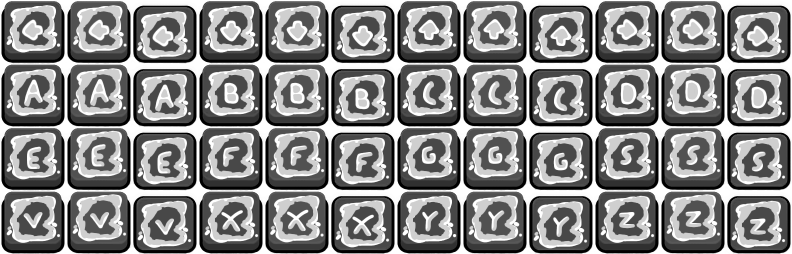
#> input picture assets/shared/images/mobile/virtualpad.png, 1584 x 508 px (shown at 1/2 size); its folder holds only this picture in this run
$ python optimize_sprites.py
#> lines starting #> are read from the running program, lines starting #| are printed output that depends on the picture; after the words box and inside, x2 and y2 are one past the last pixel; in counts of white or black regions, pixels touching at a corner belong together
import argparse
import fnmatch
import hashlib
import io
import json
import os
import re
import shutil
import subprocess
import tempfile
import sys
import time
from concurrent.futures import ProcessPoolExecutor, as_completed

try:
    import numpy as np
    from PIL import Image
except ImportError:
    sys.exit("Missing dependencies, run: pip install pillow numpy pyoxipng")

try:
    import oxipng
except ImportError:
    oxipng = None

VERSION = "6"
CACHE_NAME = ".sprite_cache.json"
SUBTEXTURE = re.compile(r"<SubTexture\b[^>]*>")
NUMBER = r'(\b{}\s*=\s*")(-?\d+(?:\.\d+)?)(")'
GRID_LOAD = re.compile(r"loadGraphic\(\s*Paths\.image\(\s*['\"]([^'\"]+)['\"][^)]*\)\s*,\s*true")
PADDING = 2
MAXRECTS_LIMIT = 160
AUDIO_BITRATES = {3: 112, 4: 128, 5: 160, 6: 192, 7: 224, 8: 256}

Image.MAX_IMAGE_PIXELS = None


# [6 lines left out: function file_hash, not called in this run]


def read_number(tag, name):
    match = re.search(NUMBER.format(name), tag)
    return float(match.group(2)) if match else None


# [68 lines left out: functions write_number, read_frames, atlas_bounds, trim_atlas, trim_region, not called in this run]


class Skyline:
    # [215 lines left out: functions __init__, find, place, skyline_pack, maxrects_pack, pack and 1 more, not called in this run]


def minify_xml(text):
    text = re.sub(r"<!--.*?-->", "", text, flags=re.S)
    return re.sub(r">\s+<", "><", text.strip())


def clean_alpha(pixels):
    if pixels.shape[2] == 4:
        hidden = pixels[:, :, 3] == 0
        if hidden.any():
            pixels = pixels.copy()
            pixels[hidden] = 0
    return pixels


def encode_oxipng(pixels, options):
    if pixels.shape[2] == 4 and (pixels[:, :, 3] == 255).all():
        pixels = np.ascontiguousarray(pixels[:, :, :3])
    color = oxipng.ColorType.rgba() if pixels.shape[2] == 4 else oxipng.ColorType.rgb()
    raw = oxipng.RawImage(np.ascontiguousarray(pixels).tobytes(), pixels.shape[1], pixels.shape[0], color_type=color, bit_depth=8)
    small = options.zopfli_limit > 0 and pixels.nbytes <= options.zopfli_limit * 4
    deflate = oxipng.Deflaters.zopfli(options.zopfli_iterations) if small else oxipng.Deflaters.libdeflater(options.compression)
    return raw.create_optimized_png(
        level=options.level,
        deflate=deflate,
        strip=oxipng.StripChunks.safe(),
        fast_evaluation=options.level <= 2,
    )


# [16 lines left out: function encode_pillow, not called in this run]


def encode(pixels, options):
    if oxipng is not None:
        return encode_oxipng(pixels, options)
    return encode_pillow(pixels)


# [11 lines left out: function quantize, not called in this run]


def settings_of(options):
    return f"{VERSION}:{options.trim}:{options.repack}:{options.quantize}:{options.colors}:{options.min_psnr}:{options.level}:{options.compression}:{options.zopfli_limit}:{options.zopfli_iterations}:{options.max_size}:{oxipng is not None}"


# [34 lines left out: functions store_key, restore_from_store, save_to_store, not called in this run]


def optimize(path, options, grid):
    xml_path = os.path.splitext(path)[0] + ".xml"
    before = os.path.getsize(path)
    if options.store and not options.dry_run:
        key = store_key(path, xml_path, options)
        folder = os.path.join(options.store, key[:2], key)
        restored = restore_from_store(path, xml_path, folder)
        if restored is not None:
            return path, before, os.path.getsize(path), True, key, True, restored or None, ""
        result = optimize_file(path, xml_path, options, grid)
        save_to_store(path, xml_path, folder, result[4], result[5])
        return result[0], result[1], result[2], result[3], key, False, result[5], result[6]
    result = optimize_file(path, xml_path, options, grid)
    return result[0], result[1], result[2], result[3], None, False, result[5], result[6]


def optimize_file(path, xml_path, options, grid):
    file_size = os.path.getsize(path)
    new_xml = None
    notes = []
    scale = 1.0

    with Image.open(path) as source:
        source.load()
        has_alpha = source.mode in ("RGBA", "LA", "PA") or (source.mode == "P" and "transparency" in source.info)
        pixels = np.asarray(source.convert("RGBA" if has_alpha else "RGB"))

    if pixels.shape[2] == 3 and os.path.exists(xml_path) and (options.trim or options.repack):
        pixels = np.dstack([pixels, np.full(pixels.shape[:2], 255, dtype=np.uint8)])

    xml_text = None
    if os.path.exists(xml_path):
        with open(xml_path, "r", encoding="utf-8-sig") as handle:
            xml_text = handle.read()

    if xml_text is not None and not grid and (options.trim or options.repack):
        frames = read_frames(xml_text, pixels.shape[1], pixels.shape[0])
        if frames:
            result = repack_atlas(pixels, xml_text, frames, options.atlas_limit, options.max_size) if options.repack else None
            if result is not None:
                notes.append(f"repacked {pixels.shape[1]}x{pixels.shape[0]} -> {result[0].shape[1]}x{result[0].shape[0]}")
            elif options.trim:
                result = trim_atlas(pixels, xml_text, frames)
                if result is not None:
                    notes.append(f"trimmed {pixels.shape[1]}x{pixels.shape[0]} -> {result[0].shape[1]}x{result[0].shape[0]}")
            if result is not None:
                pixels, new_xml = result[0], result[1]
                if len(result) > 2:
                    scale = result[2]

    original_size = None
    height, width = pixels.shape[:2]
    factor = scale
    if options.max_size > 0 and max(width, height) * factor > options.max_size:
        factor = options.max_size / max(width, height)
    if factor < 1:
        original_size = (width, height)
        target = (max(1, round(width * factor)), max(1, round(height * factor)))
        image = Image.fromarray(pixels, "RGBA" if pixels.shape[2] == 4 else "RGB")
        if image.mode == "RGBA":
            image = image.convert("RGBa").resize(target, Image.Resampling.LANCZOS).convert("RGBA")
        else:
            image = image.resize(target, Image.Resampling.LANCZOS)
        pixels = np.asarray(image)
        notes.append(f"scaled to {target[0]}x{target[1]}")

    pixels = clean_alpha(pixels)
    if options.quantize and pixels.shape[2] == 4:
        pixels = quantize(pixels, options)

    best = encode(pixels, options)
    changed_layout = new_xml is not None or original_size is not None

    xml_output = None
    if xml_text is not None and SUBTEXTURE.search(xml_text):
        xml_output = minify_xml(new_xml if new_xml is not None else xml_text)
        if new_xml is None and xml_output == xml_text:
            xml_output = None
    elif new_xml is not None:
        xml_output = new_xml

    if not changed_layout and len(best) >= file_size:
        if xml_output is not None and not options.dry_run:
            with open(xml_path, "w", encoding="utf-8", newline="") as handle:
                handle.write(xml_output)
            return path, file_size, file_size, True, True, None, ""
        return path, file_size, file_size, False, False, None, ""

    if options.dry_run:
        return path, file_size, len(best), True, new_xml is not None, original_size, ", ".join(notes)

    temp_path = path + ".tmp"
    with open(temp_path, "wb") as handle:
        handle.write(best)
    os.replace(temp_path, path)

    if xml_output is not None:
        with open(xml_path, "w", encoding="utf-8", newline="") as handle:
            handle.write(xml_output)

    return path, file_size, len(best), True, xml_output is not None, original_size, ", ".join(notes)


# [204 lines left out: functions single_store_key, run_single, optimize_json, probe_audio, is_fake_stereo, optimize_audio and 3 more, not called in this run]


JUNK_PATTERNS = ("*.pdn", "*.psd", "*.fla", "*.xcf", "*.kra", "*.ase", "*.aseprite", "*.sai", "*.clip", "Thumbs.db", ".DS_Store", "desktop.ini", "*.bak", "*.tmp")


# [27 lines left out: functions remove_junk, kind_settings, not called in this run]


def optimize_job(kind, path, options, grid):
    if kind == "xml":
        return run_single(kind, path, options, optimize_xml)
    if kind == "video":
        return run_single(kind, path, options, optimize_video)
    if kind == "audio":
        return run_single(kind, path, options, optimize_audio)
    if kind == "json":
        return run_single(kind, path, options, optimize_json)
    return optimize(path, options, grid)


# [17 lines left out: function collect_extension, not called in this run]


def collect(roots, excludes):
    files = []
    for root in roots:
        if os.path.isfile(root) and root.lower().endswith(".png"):
            files.append(root)
            continue
        for folder, _, names in os.walk(root):
            for name in names:
                if not name.lower().endswith(".png"):
                    continue
                path = os.path.join(folder, name)
                relative = path.replace("\\", "/")
                if any(fnmatch.fnmatch(relative, pattern) for pattern in excludes):
                    continue
                files.append(path)
    return sorted(files)


def grid_images(source_root):
    names = set()
    if not source_root or not os.path.isdir(source_root):
        return names
    for folder, _, files in os.walk(source_root):
        for name in files:
            if not name.endswith(".hx"):
                continue
            with open(os.path.join(folder, name), "r", encoding="utf-8", errors="ignore") as handle:
                for match in GRID_LOAD.finditer(handle.read()):
                    names.add(match.group(1).replace("\\", "/"))
    return names


def is_grid(path, names):
    relative = path.replace("\\", "/")
    stem = os.path.splitext(relative)[0]
    return any(stem.endswith("/images/" + name) for name in names)


def load_cache(path):
    try:
        with open(path, "r", encoding="utf-8") as handle:
            return json.load(handle)
    except (OSError, ValueError):
        return {}


def save_cache(path, cache):
    with open(path, "w", encoding="utf-8") as handle:
        json.dump(cache, handle, indent=1, sort_keys=True)


# [30 lines left out: functions runtime_path, prune_store, human, not called in this run]


def main():
    parser = argparse.ArgumentParser(description="Optimize PNG sprites and Sparrow atlases for Mario Madness")
    parser.add_argument("paths", nargs="*", default=["assets"], help="Folders or PNG files to optimize")
    parser.add_argument("--exclude", action="append", default=[], help="Glob pattern to skip, can be repeated")
    parser.add_argument("--trim", action="store_true", help="Crop unused transparent space around Sparrow atlases and fix their XML")
    parser.add_argument("--repack", action="store_true", help="Trim every frame, merge duplicated frames and repack Sparrow atlases")
    parser.add_argument("--atlas-limit", type=int, default=8192, help="Biggest side allowed for a repacked atlas")
    parser.add_argument("--source", default="source", help="Source folder scanned for grid sprite sheets that must keep their layout")
    parser.add_argument("--quantize", action="store_true", help="Allow lossy palette reduction")
    parser.add_argument("--colors", type=int, default=256, help="Palette size used by --quantize")
    parser.add_argument("--min-psnr", type=float, default=38.0, help="Minimum quality for --quantize")
    parser.add_argument("--level", type=int, default=2, help="oxipng optimization level from 0 to 6")
    parser.add_argument("--compression", type=int, default=9, help="libdeflate compression from 1 to 12")
    parser.add_argument("--zopfli-limit", type=int, default=0, help="Use zopfli for textures up to this many bytes of pixels divided by 4, slow but smaller")
    parser.add_argument("--zopfli-iterations", type=int, default=15, help="Zopfli iterations used by --zopfli-limit")
    parser.add_argument("--remove-junk", action="store_true", help="Delete editor and system files that the game never loads")
    parser.add_argument("--report", help="JSON file that receives a summary of the run")
    parser.add_argument("--fast", action="store_true", help="Fastest settings, good for local tests")
    parser.add_argument("--best", action="store_true", help="Smallest files, slower")
    parser.add_argument("--jobs", type=int, default=os.cpu_count() or 1, help="Parallel workers")
    parser.add_argument("--dry-run", action="store_true", help="Only report what would be saved")
    parser.add_argument("--no-cache", action="store_true", help="Ignore the cache of already optimized files")
    parser.add_argument("--cache", default=CACHE_NAME, help="Cache file path")
    parser.add_argument("--store", help="Folder that keeps optimized results keyed by the original file, used to skip work between builds")
    parser.add_argument("--prune", action="store_true", help="Remove results from --store that were not used in this run")
    parser.add_argument("--max-size", type=int, default=0, help="Downscale textures bigger than this, the game keeps them at their original size on screen")
    parser.add_argument("--scale-manifest", help="JSON file that receives the original size of every downscaled texture")
    parser.add_argument("--audio", action="store_true", help="Re-encode Vorbis audio with a high bitrate to a smaller size")
    parser.add_argument("--audio-quality", type=int, default=6, help="Vorbis quality used by --audio, from 3 to 8")
    parser.add_argument("--no-audio-mono", dest="audio_mono", action="store_false", help="Keep stereo files whose channels are identical")
    parser.add_argument("--json", action="store_true", help="Minify JSON data files")
    parser.add_argument("--video", action="store_true", help="Re-encode MP4 videos that are bigger or heavier than needed")
    parser.add_argument("--video-crf", type=int, default=23, help="H.264 quality used by --video, lower is better")
    parser.add_argument("--video-bitrate", type=int, default=2500, help="Video bitrate in kbps that a 1280x720 video may use before it is re-encoded")
    parser.add_argument("--video-width", type=int, default=1280, help="Biggest video width kept by --video")
    parser.add_argument("--video-height", type=int, default=720, help="Biggest video height kept by --video")
    parser.add_argument("--verbose", action="store_true", help="Print every optimized file")
    options = parser.parse_args()

    if options.fast:
        options.level, options.compression = 1, 6
    if options.best:
        options.level, options.compression = 4, 12
        if options.zopfli_limit == 0:
            options.zopfli_limit = 262144

    if oxipng is None:
        print("pyoxipng was not found, using Pillow, run: pip install pyoxipng")

    started = time.time()
    if options.remove_junk:
        junk_count, junk_size = remove_junk(options.paths, options.dry_run)
        if junk_count:
            print(f"Removed {junk_count} junk files ({human(junk_size)})")

    grid = grid_images(options.source)
    cache = {} if options.no_cache else load_cache(options.cache)

    work = [("sprite", path) for path in collect(options.paths, options.exclude)]
    if options.audio:
        if shutil.which("ffmpeg") and shutil.which("ffprobe"):
            work += [("audio", path) for path in collect_extension(options.paths, options.exclude, ".ogg")]
        else:
            print("ffmpeg was not found, skipping audio")
    if options.video:
        if shutil.which("ffmpeg") and shutil.which("ffprobe"):
            work += [("video", path) for path in collect_extension(options.paths, options.exclude, ".mp4")]
        else:
            print("ffmpeg was not found, skipping videos")
    if options.json:
        sprite_xml = {os.path.splitext(path)[0] + ".xml" for kind, path in work if kind == "sprite"}
        work += [("xml", path) for path in collect_extension(options.paths, options.exclude, ".xml") if path not in sprite_xml]
        manifest = os.path.abspath(options.scale_manifest) if options.scale_manifest else None
        work += [("json", path) for path in collect_extension(options.paths, options.exclude, ".json") if os.path.abspath(path) != manifest]

    pending = []
    for kind, path in work:
        entry = cache.get(path.replace("\\", "/"))
        if entry and entry.get("settings") == kind_settings(kind, options) and entry.get("hash") == file_hash(path):
            continue
        pending.append((kind, path))
    pending.sort(key=lambda item: os.path.getsize(item[1]), reverse=True)

    counts = {}
    for kind, _ in work:
        counts[kind] = counts.get(kind, 0) + 1
    summary = ", ".join(f"{count} {kind}" for kind, count in sorted(counts.items()))
    print(f"{summary} found, {len(pending)} to process, {len(grid)} grid sheets kept as they are")

    total_before = 0
    total_after = 0
    changed = 0
    failed = 0
    reused = 0
    repacked = 0
    used_keys = set()
    per_kind = {}
    scaled = {}
    if options.scale_manifest and os.path.exists(options.scale_manifest):
        try:
            with open(options.scale_manifest, "r", encoding="utf-8") as handle:
                scaled = json.load(handle)
        except (OSError, ValueError):
            scaled = {}

    with ProcessPoolExecutor(max_workers=max(1, options.jobs)) as pool:
        jobs = {pool.submit(optimize_job, kind, path, options, kind == "sprite" and is_grid(path, grid)): (kind, path) for kind, path in pending}
#> in optimize_file, source is the input picture: PIL image 1584x508 RGBA; mean R, G, B, A 106.9, 106.9, 106.9, 223.4
#> in optimize_file, `has_alpha = source.mode in ("RGBA", "LA", "PA") or (source.mode == "P"..`: has_alpha = True
#> in clean_alpha, `hidden = pixels[:, :, 3] == 0`:
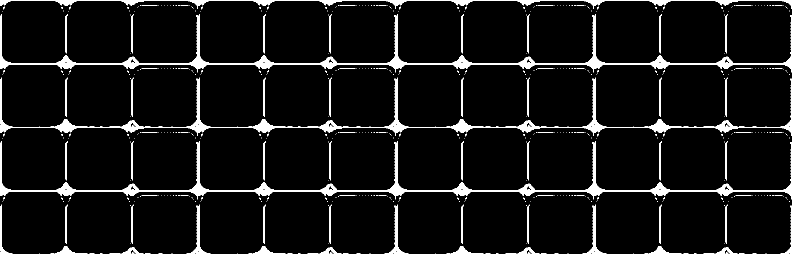
#> hidden: shape (508, 1584) bool (shown at 1/2 size); 6.8% white; 581 white regions (512 under 20 px), largest, box (x1, y1, x2, y2) and area: (0, 28, 1584, 145) 10804, (0, 155, 1584, 272) 10804, (0, 282, 1584, 399) 10804
#> in clean_alpha, `pixels[hidden] = 0`:
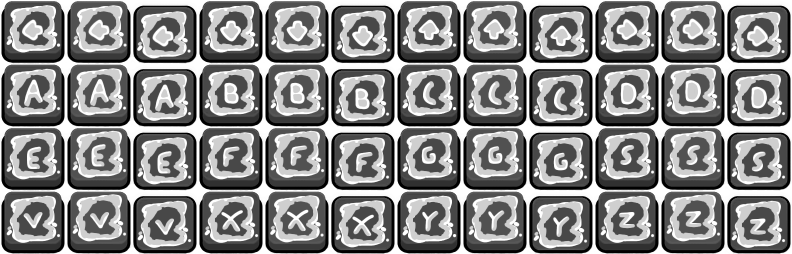
#> pixels: shape (508, 1584, 4) (shown at 1/2 size); 2.41% of pixels changed, all inside (x1, y1, x2, y2) = (3, 0, 1584, 508); transparent parts drawn white
        for index, job in enumerate(as_completed(jobs), 1):
            kind, path = jobs[job]
            try:
                _, before, after, modified, key, from_store, texture_size, notes = job.result()
            except Exception as error:
                failed += 1
                print(f"[{index}/{len(pending)}] failed {path}: {error}")
                continue

            total_before += before
            total_after += after
            stats = per_kind.setdefault(kind, [0, 0, 0])
            stats[0] += before
            stats[1] += after
            stats[2] += 1
            if key is not None:
                used_keys.add(key)
            if kind == "sprite":
                runtime_id = runtime_path(path)
                if texture_size:
                    scaled[runtime_id] = [int(texture_size[0]), int(texture_size[1])]
                else:
                    scaled.pop(runtime_id, None)
            if "repacked" in notes:
                repacked += 1
            if from_store:
                reused += 1
            elif modified:
                changed += 1
                if options.verbose or notes:
                    extra = f" ({notes})" if notes else ""
                    print(f"[{index}/{len(pending)}] {path} {human(before)} -> {human(after)}{extra}")

            if not options.dry_run and not options.no_cache:
                cache[path.replace("\\", "/")] = {"hash": file_hash(path), "settings": kind_settings(kind, options)}

    if not options.dry_run and not options.no_cache:
        save_cache(options.cache, cache)

    if options.scale_manifest and not options.dry_run:
        folder = os.path.dirname(options.scale_manifest)
        if folder:
            os.makedirs(folder, exist_ok=True)
        with open(options.scale_manifest, "w", encoding="utf-8") as handle:
            json.dump(scaled, handle, indent=1, sort_keys=True)
        print(f"{len(scaled)} downscaled textures written to {options.scale_manifest}")

    if options.store and options.prune and not options.dry_run and failed == 0:
        removed = prune_store(options.store, used_keys)
        if removed:
            print(f"Removed {removed} unused results from the store")

    for kind, (before, after, count) in sorted(per_kind.items()):
        print(f"  {kind}: {count} files, {human(before)} -> {human(after)}")

    if options.report and not options.dry_run:
        report = {kind: {"files": count, "before": before, "after": after} for kind, (before, after, count) in per_kind.items()}
        report["total"] = {"before": total_before, "after": total_after, "failed": failed, "seconds": round(time.time() - started, 1)}
        with open(options.report, "w", encoding="utf-8") as handle:
            json.dump(report, handle, indent=1, sort_keys=True)

    saved = total_before - total_after
    percent = (saved / total_before * 100) if total_before else 0
    elapsed = time.time() - started
    print(f"Done in {elapsed:.0f}s: {changed} optimized, {repacked} atlases repacked, {reused} restored from the store, {failed} failed, saved {human(saved)} ({percent:.1f}%)")


if __name__ == "__main__":
    main()
#> (the call stopped at in encode_oxipng, `color = oxipng.ColorType.rgba() if pixels.shape[2] == 4 else oxipng.Co..`: oxipng is not available in this run)
